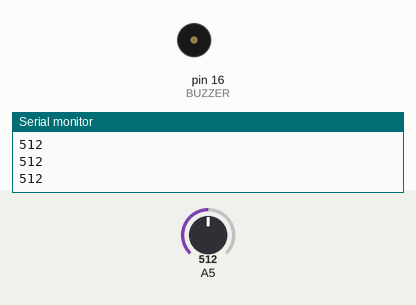
This sketch was run on a simulated Arduino Uno, built with avr-gcc and run on an emulated ATmega328P. On the bench: buzzer (waves = sounding), the last lines printed to the serial monitor. The inputs (shaded band) are chosen by the test bench; at power-on: A5 = 512.

Above: at 1.2 s.
1.3 s: A5 set to 583
2.8 s: A5 set to 619
At 4.1 s:
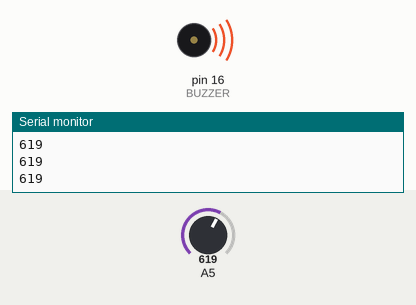
Timing chart, 0 to 5.8 s (numbered marks = the images above; inputs shaded):
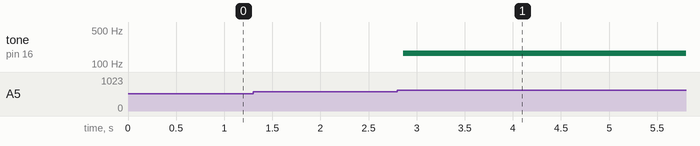

The sketch:

light.ino
```cpp
#define BUZZER 16//buzzer is connected with D16 of Arduino

void setup()    //initialization
{
  pinMode(BUZZER,OUTPUT);//Set pin 16 to OUTPUT mode
  Serial.begin(9600);//Serial baudrate:9600
}

void loop()
{
  int i=0,j=0;
  i=analogRead(5);      //i is the value read from analog pin 5
  Serial.println(i);    //print i to computer
  if(i<400)             //if light is on the left
  {
    for(i=0;i<80;i++)    //Buzzer rings
    {
      digitalWrite(BUZZER,HIGH);
      delay(1);
      digitalWrite(BUZZER,LOW);
      delay(1);
    }
  }
  else if (i>600)         //if light is on the right side
  {
    for(i=0;i<80;i++)       //Buzzer rings at another frequency
    {
      digitalWrite(BUZZER,HIGH);
      delay(3);
      digitalWrite(BUZZER,LOW);
      delay(3);
    }
  }
}
```

Measured:
- the behaviour switches between 600 and 601 on A5 (found by bisection; images 0 and 1)
- after the input at 2.8 s, tone on pin 16 (BUZZER): silent → 166 Hz after 0.06 s
